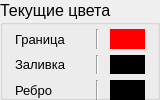
           <widget class="QGroupBox" name="groupBox_utils_2">
            <property name="minimumSize">
             <size>
              <width>160</width>
              <height>100</height>
             </size>
            </property>
            <property name="maximumSize">
             <size>
              <width>160</width>
              <height>100</height>
             </size>
            </property>
            <property name="font">
             <font>
              <family>MS Shell Dlg 2</family>
              <pointsize>12</pointsize>
             </font>
            </property>
            <property name="toolTip">
             <string/>
            </property>
            <property name="statusTip">
             <string>Текущие цвета отрисовки</string>
            </property>
            <property name="title">
             <string>Текущие цвета</string>
            </property>
            <widget class="QWidget" name="gridLayoutWidget">
             <property name="geometry">
              <rect>
               <x>10</x>
               <y>29</y>
               <width>141</width>
               <height>71</height>
              </rect>
             </property>
             <layout class="QGridLayout" name="gridLayout_3">
              <item row="1" column="0">
               <widget class="QLabel" name="label_fill">
                <property name="minimumSize">
                 <size>
                  <width>70</width>
                  <height>0</height>
                 </size>
                </property>
                <property name="maximumSize">
                 <size>
                  <width>70</width>
                  <height>16777215</height>
                 </size>
                </property>
                <property name="font">
                 <font>
                  <pointsize>10</pointsize>
                 </font>
                </property>
                <property name="text">
                 <string>Заливка</string>
                </property>
               </widget>
              </item>
              <item row="2" column="0">
               <widget class="QLabel" name="label_edge">
                <property name="minimumSize">
                 <size>
                  <width>70</width>
                  <height>0</height>
                 </size>
                </property>
                <property name="maximumSize">
                 <size>
                  <width>70</width>
                  <height>16777215</height>
                 </size>
                </property>
                <property name="font">
                 <font>
                  <pointsize>10</pointsize>
                 </font>
                </property>
                <property name="text">
                 <string>Ребро</string>
                </property>
               </widget>
              </item>
              <item row="0" column="2">
               <widget class="QLabel" name="label_bcolor">
                <property name="maximumSize">
                 <size>
                  <width>35</width>
                  <height>35</height>
                 </size>
                </property>
                <property name="styleSheet">
                 <string notr="true">background-color: rgb(255, 0, 0);</string>
                </property>
                <property name="text">
                 <string/>
                </property>
               </widget>
              </item>
              <item row="0" column="0">
               <widget class="QLabel" name="label_border">
                <property name="minimumSize">
                 <size>
                  <width>70</width>
                  <height>0</height>
                 </size>
                </property>
                <property name="maximumSize">
                 <size>
                  <width>70</width>
                  <height>16777215</height>
                 </size>
                </property>
                <property name="font">
                 <font>
                  <pointsize>10</pointsize>
                 </font>
                </property>
                <property name="text">
                 <string>Граница</string>
                </property>
               </widget>
              </item>
              <item row="0" column="1">
               <widget class="Line" name="line_2">
                <property name="orientation">
                 <enum>Qt::Vertical</enum>
                </property>
               </widget>
              </item>
              <item row="1" column="1">
               <widget class="Line" name="line_3">
                <property name="orientation">
                 <enum>Qt::Vertical</enum>
                </property>
               </widget>
              </item>
              <item row="2" column="1">
               <widget class="Line" name="line_6">
                <property name="orientation">
                 <enum>Qt::Vertical</enum>
                </property>
               </widget>
              </item>
              <item row="1" column="2">
               <widget class="QLabel" name="label_fcolor">
                <property name="maximumSize">
                 <size>
                  <width>35</width>
                  <height>35</height>
                 </size>
                </property>
                <property name="styleSheet">
                 <string notr="true">background-color: rgb(0, 0, 0);</string>
                </property>
                <property name="text">
                 <string/>
                </property>
               </widget>
              </item>
              <item row="2" column="2">
               <widget class="QLabel" name="label_ecolor">
                <property name="maximumSize">
                 <size>
                  <width>35</width>
                  <height>35</height>
                 </size>
                </property>
                <property name="styleSheet">
                 <string notr="true">background-color: rgb(0, 0, 0);</string>
                </property>
                <property name="text">
                 <string/>
                </property>
               </widget>
              </item>
             </layout>
            </widget>
           </widget>
